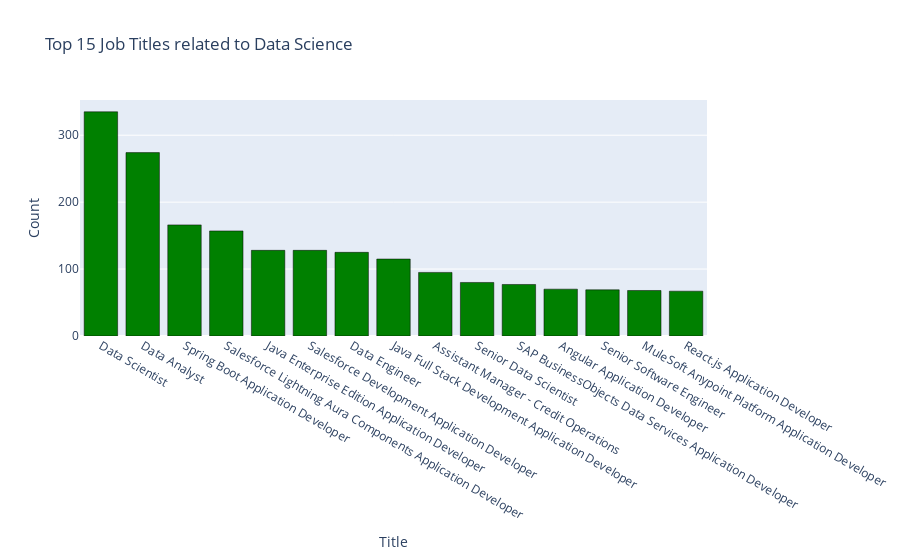

Here is the notebook cell this chart was saved with:
### Markdown cell above
We can see that the proportion of Jobs for experienced people is way higher than for freshers.

### Code cell
Title = df['Title'].value_counts(dropna=False,ascending=False).head(15).to_frame()

# plotting the experience needed
fig = go.Figure(data=[
    go.Bar(x=Title.index, y=Title['Title'],marker_color='green',marker_line_color='black')])
fig.update_layout(title='Top 15 Job Titles related to Data Science',xaxis=dict(title="Title"),yaxis=dict(title="Count"))

### Figure 1 — Plotly figure (JSON) as saved in the notebook; plotly's stock layout.template omitted (floating-point values rounded to 4 significant figures)
{"data": [{"marker": {"color": "green", "line": {"color": "black"}}, "type": "bar", "x": ["Data Scientist", "Data Analyst", "Spring Boot Application Developer", "Salesforce Lightning Aura Components Application Developer", "Java Enterprise Edition Application Developer", "Salesforce Development Application Developer", "Data Engineer", "Java Full Stack Development Application Developer", "Assistant Manager - Credit Operations", "Senior Data Scientist", "SAP BusinessObjects Data Services Application Developer", "Angular Application Developer", "Senior Software Engineer", "MuleSoft Anypoint Platform Application Developer", "React.js Application Developer"], "y": [335, 274, 166, 157, 128, 128, 125, 115, 95, 80, 77, 70, 69, 68, 67]}], "layout": {"title": {"text": "Top 15 Job Titles related to Data Science"}, "xaxis": {"title": {"text": "Title"}}, "yaxis": {"title": {"text": "Count"}}}}
